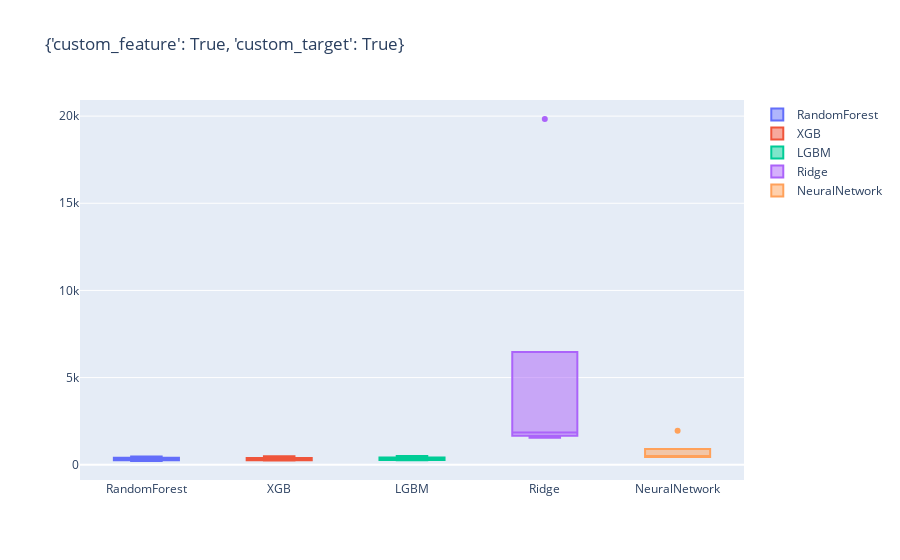
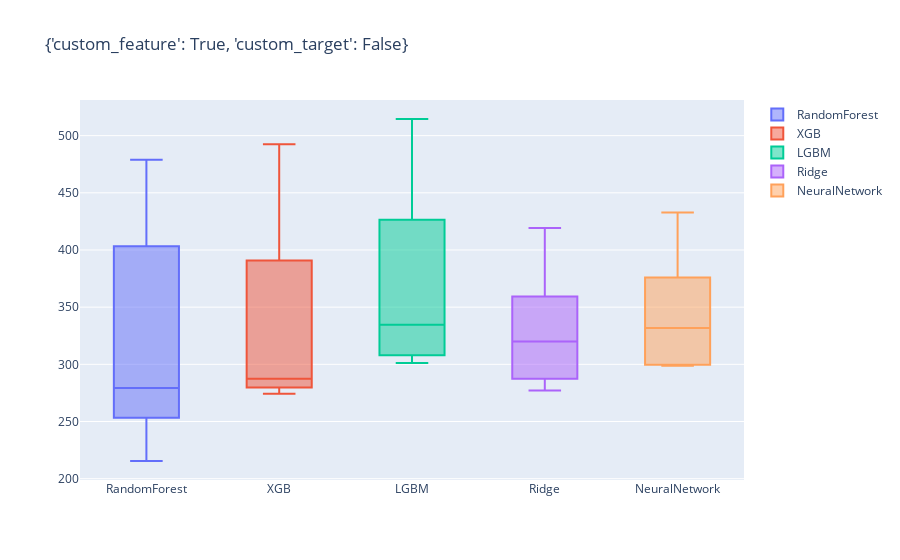
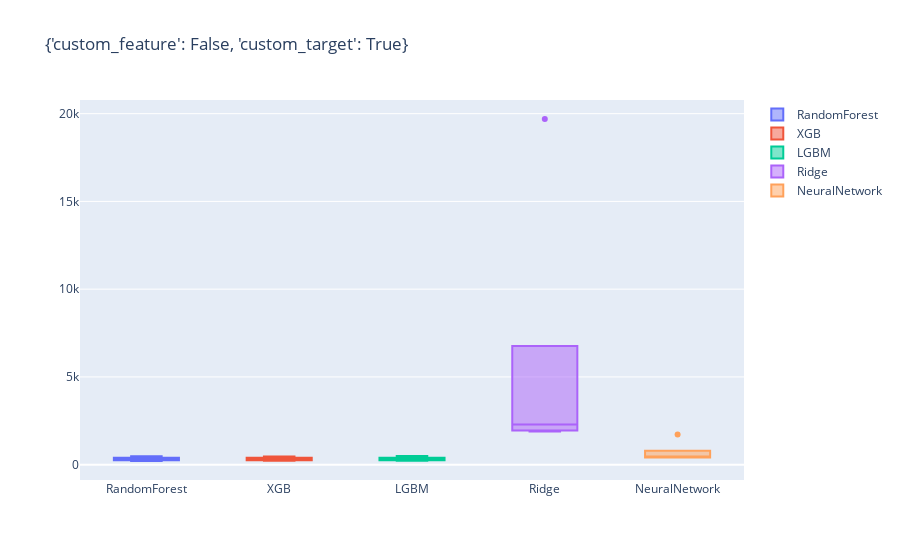
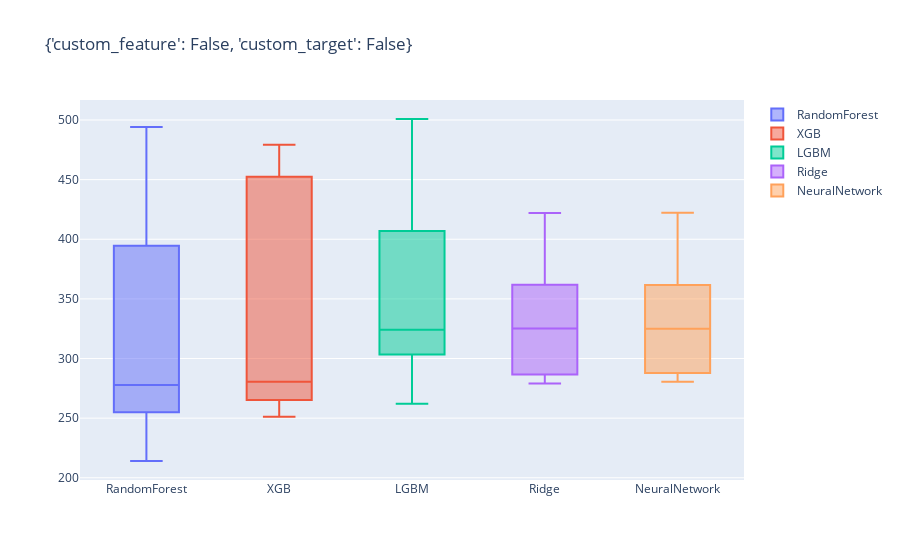

Notebook code cell kept with these figures, in order:
### Code cell
combinations = ({'custom_feature': True, 'custom_target': True}, {'custom_feature': True, 'custom_target': False}, {'custom_feature': False, 'custom_target': True}, {'custom_feature': False, 'custom_target': False})
for combination in combinations:
    plot_df = df_eval.loc[(df_eval['custom_features'] == combination['custom_feature']) & (df_eval['custom_target'] == combination['custom_target'])]
    PlotBoxR().PlotResult(plot_df['name'],plot_df['all_scores_cv'], combination).show()

### Figure 1 — Plotly figure (JSON) as saved in the notebook; plotly's stock layout.template omitted (floating-point values rounded to 4 significant figures)
{"data": [{"name": "RandomForest", "type": "box", "y": [263.5, 472.7, 283.1, 377.8, 215.0]}, {"name": "XGB", "type": "box", "y": [259.9, 481.0, 277.6, 363.7, 242.8]}, {"name": "LGBM", "type": "box", "y": [284.2, 501.5, 308.4, 392.5, 255.8]}, {"name": "Ridge", "type": "box", "y": [1551.0, 19830.0, 1693.0, 2014.0, 1851.0]}, {"name": "NeuralNetwork", "type": "box", "y": [447.2, 1956.0, 449.7, 561.2, 507.0]}], "layout": {"title": {"text": "{'custom_feature': True, 'custom_target': True}"}}}

### Figure 2 — Plotly figure (JSON) as saved in the notebook; plotly's stock layout.template omitted (floating-point values rounded to 4 significant figures)
{"data": [{"name": "RandomForest", "type": "box", "y": [265.9, 478.8, 279.2, 378.1, 215.5]}, {"name": "XGB", "type": "box", "y": [287.3, 492.4, 281.5, 357.0, 274.4]}, {"name": "LGBM", "type": "box", "y": [310.2, 514.6, 334.7, 397.1, 301.1]}, {"name": "Ridge", "type": "box", "y": [320.0, 277.2, 339.2, 419.2, 290.7]}, {"name": "NeuralNetwork", "type": "box", "y": [331.9, 300.0, 357.1, 432.7, 298.8]}], "layout": {"title": {"text": "{'custom_feature': True, 'custom_target': False}"}}}

### Figure 3 — Plotly figure (JSON) as saved in the notebook; plotly's stock layout.template omitted (floating-point values rounded to 4 significant figures)
{"data": [{"name": "RandomForest", "type": "box", "y": [263.1, 486.8, 276.7, 361.6, 209.3]}, {"name": "XGB", "type": "box", "y": [265.4, 466.3, 279.2, 368.0, 227.2]}, {"name": "LGBM", "type": "box", "y": [262.7, 490.3, 285.6, 368.1, 218.5]}, {"name": "Ridge", "type": "box", "y": [1959.0, 19700.0, 1886.0, 2288.0, 2447.0]}, {"name": "NeuralNetwork", "type": "box", "y": [459.3, 1724.0, 416.1, 480.6, 407.5]}], "layout": {"title": {"text": "{'custom_feature': False, 'custom_target': True}"}}}

### Figure 4 — Plotly figure (JSON) as saved in the notebook; plotly's stock layout.template omitted (floating-point values rounded to 4 significant figures)
{"data": [{"name": "RandomForest", "type": "box", "y": [268.5, 494.1, 277.9, 361.3, 214.1]}, {"name": "XGB", "type": "box", "y": [270.0, 479.2, 280.5, 443.4, 251.2]}, {"name": "LGBM", "type": "box", "y": [317.0, 500.8, 324.1, 375.6, 262.0]}, {"name": "Ridge", "type": "box", "y": [325.2, 279.0, 341.8, 422.0, 289.3]}, {"name": "NeuralNetwork", "type": "box", "y": [324.9, 280.4, 341.6, 422.3, 290.4]}], "layout": {"title": {"text": "{'custom_feature': False, 'custom_target': False}"}}}
